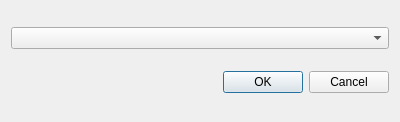
<?xml version="1.0" encoding="UTF-8"?>
<ui version="4.0">
 <class>OpenSceneDialog</class>
 <widget class="QDialog" name="OpenSceneDialog">
  <property name="geometry">
   <rect>
    <x>0</x>
    <y>0</y>
    <width>400</width>
    <height>122</height>
   </rect>
  </property>
  <property name="windowTitle">
   <string>Open Scene</string>
  </property>
  <layout class="QVBoxLayout" name="verticalLayout">
   <item>
    <widget class="QComboBox" name="sceneDropdown"/>
   </item>
   <item>
    <widget class="QDialogButtonBox" name="buttonBox">
     <property name="orientation">
      <enum>Qt::Horizontal</enum>
     </property>
     <property name="standardButtons">
      <set>QDialogButtonBox::Cancel|QDialogButtonBox::Ok</set>
     </property>
    </widget>
   </item>
  </layout>
 </widget>
 <resources/>
 <connections>
  <connection>
   <sender>buttonBox</sender>
   <signal>accepted()</signal>
   <receiver>OpenSceneDialog</receiver>
   <slot>accept()</slot>
   <hints>
    <hint type="sourcelabel">
     <x>248</x>
     <y>254</y>
    </hint>
    <hint type="destinationlabel">
     <x>157</x>
     <y>274</y>
    </hint>
   </hints>
  </connection>
  <connection>
   <sender>buttonBox</sender>
   <signal>rejected()</signal>
   <receiver>OpenSceneDialog</receiver>
   <slot>reject()</slot>
   <hints>
    <hint type="sourcelabel">
     <x>316</x>
     <y>260</y>
    </hint>
    <hint type="destinationlabel">
     <x>286</x>
     <y>274</y>
    </hint>
   </hints>
  </connection>
 </connections>
</ui>
